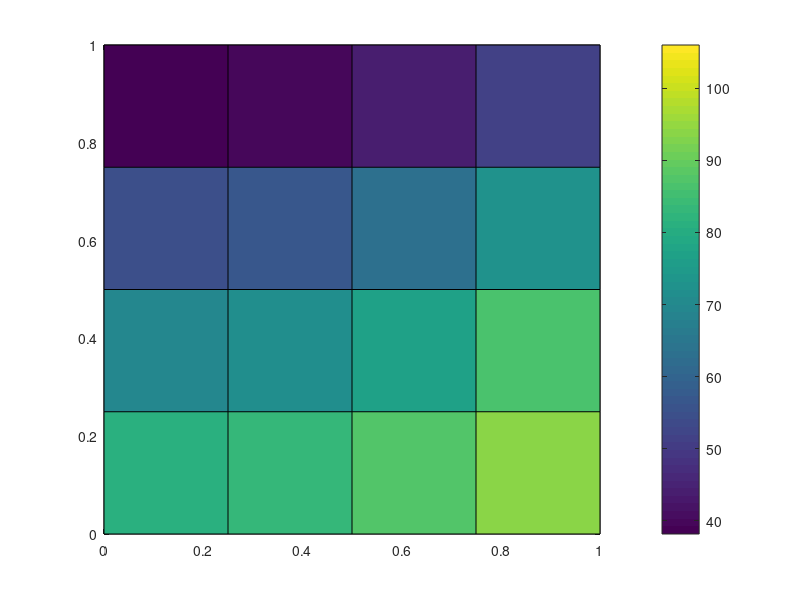

Write MATLAB code to recreate this figure.
% Create an empty matrix A
clc
close all;
N = 5;

A = zeros(25, 25);
B = zeros(25, 1);

% Put the non-zero values into A

% put -4's down diagonal
for ( i = 1:25)
    A(i, i) = -4;
end

for (i = 1:5:25)
    A(i,i) = -3;
end

% Add 1's above -4s
for (i = 1:25)
    if (A(i,i) == -4)
        A(i-1, i) = 1; % up one row
        A(i, i-1) = 1; % one to the left
    end
end

% 1's 5 away from diagonal
for (i = 1:25)
    A(i+5, i) = 1;  % put 1's 5 rows down
    A(i, i+5) = 1;   % put 1's 5 cols to right
end

% Take the upper 25 x 25 part of A
A = A(1:25, 1:25)
% disp(A)



% Put the non-zero values into B
% -5 in first 5 spots
for (i = 1:5)
    B(i) = B(i) -20;
end

for (i = 5:5:25)
    B(i) = B(i) -120;
end
disp(B)

for (i = 21:25)
    B(i) = B(i) - 100;
end

T = A \ B

% Make into 5x5 matrix
Tm = reshape(T, 5, 5)'

[x, y] = meshgrid( linspace(0, 1, 5), linspace(1, 0, 5))
pcolor(x, y, Tm)
colorbar

